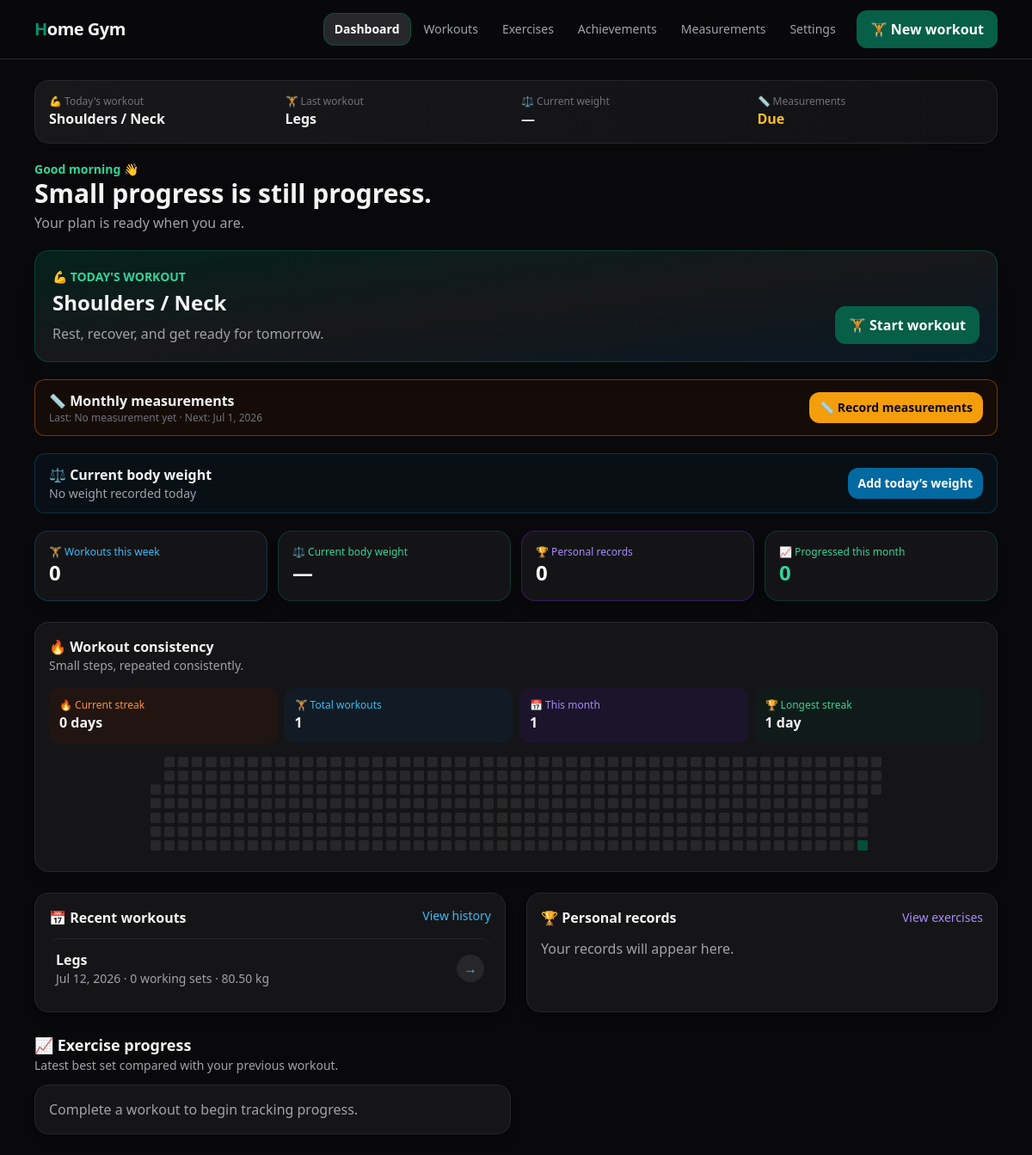
/dashboard, run on the app's committed database.
### tables this page shows
CREATE TABLE workout_templates (
    id SMALLINT UNSIGNED AUTO_INCREMENT PRIMARY KEY,
    name VARCHAR(120) NOT NULL,
    session_type VARCHAR(120) NOT NULL,
    scheduled_days VARCHAR(20) NOT NULL COMMENT 'Comma-separated ISO weekdays, Monday=1',
    is_active BOOLEAN NOT NULL DEFAULT TRUE,
    UNIQUE KEY uq_template_name (name)
);

CREATE TABLE workout_sessions (
    id BIGINT UNSIGNED AUTO_INCREMENT PRIMARY KEY,
    workout_template_id SMALLINT UNSIGNED NULL,
    performed_at DATETIME NOT NULL,
    session_type VARCHAR(120) NOT NULL,
    body_weight_kg DECIMAL(5,2) NULL,
    notes TEXT NULL,
    status ENUM('in_progress','completed','abandoned') NOT NULL DEFAULT 'completed',
    current_workout_exercise_id BIGINT UNSIGNED NULL,
    current_set_position SMALLINT UNSIGNED NOT NULL DEFAULT 1,
    started_at DATETIME NULL,
    completed_at DATETIME NULL,
    rest_ends_at DATETIME NULL,
    rest_paused_seconds SMALLINT UNSIGNED NULL,
    template_order_changed BOOLEAN NOT NULL DEFAULT FALSE,
    template_sets_changed BOOLEAN NOT NULL DEFAULT FALSE,
    created_at TIMESTAMP NOT NULL DEFAULT CURRENT_TIMESTAMP,
    updated_at TIMESTAMP NOT NULL DEFAULT CURRENT_TIMESTAMP ON UPDATE CURRENT_TIMESTAMP,
    last_edited_at DATETIME NULL,
    INDEX idx_sessions_date (performed_at)
);

### app/Core/View.php (called while the page is built, shortened)
<?php
final class View
{
    public static function render(string $name, array $data = []): void
    {
        $file = dirname(__DIR__, 2) . '/resources/views/' . $name . '.php';
        extract($data, EXTR_SKIP);
        require $file;
        require dirname(__DIR__, 2) . '/resources/views/layouts/app.php';
    }
}

### app/Core/Controller.php (called while the page is built, shortened)
<?php
abstract class Controller
{
    protected function view(string $name, array $data = []): void
    {
        View::render($name, $data);
    }
}

### app/Controllers/DashboardController.php (called while the page is built, shortened)
<?php
final class DashboardController extends Controller { public function index(): void { $this->view('dashboard/index',['sessions'=>WorkoutSession::recent(5),'stats'=>(new StatisticsService())->dashboard(),'activeWorkout'=>(new ActiveWorkoutService())->active(),'dailyMessage'=>(new MotivationalMessageService())->current()]); } }

### public/index.php (called while the page is built, shortened)
<?php
$config = require dirname(__DIR__) . '/config/app.php';
$router = new Router();
$router->dispatch($_SERVER['REQUEST_METHOD'], $_SERVER['REQUEST_URI']);

### app/Core/Database.php (called while the page is built, shortened)
<?php
final class Database
{
    private static ?PDO $connection = null;
    public static function connection(): PDO
    {
        if (self::$connection === null) {
            $host = $_ENV['DB_HOST'] ?? '127.0.0.1';
            $port = $_ENV['DB_PORT'] ?? '3306';
            $database = $_ENV['DB_DATABASE'] ?? 'muscu';
            $dsn = "mysql:host={$host};port={$port};dbname={$database};charset=utf8mb4";
            self::$connection = new PDO($dsn, $_ENV['DB_USERNAME'] ?? '', $_ENV['DB_PASSWORD'] ?? '', [
                PDO::ATTR_ERRMODE => PDO::ERRMODE_EXCEPTION,
                PDO::ATTR_DEFAULT_FETCH_MODE => PDO::FETCH_ASSOC,
                PDO::ATTR_EMULATE_PREPARES => false,
            ]);
        }
        return self::$connection;
    }
}

### app/Models/WorkoutTemplate.php (called while the page is built, shortened)
<?php
final class WorkoutTemplate
{
    public static function all(): array
    {
        return Database::connection()->query('SELECT * FROM workout_templates WHERE is_active=1 ORDER BY id')->fetchAll();
    }
    public static function find(int $id): ?array
    {
        $db=Database::connection();$stmt=$db->prepare('SELECT * FROM workout_templates WHERE id=? AND is_active=1');$stmt->execute([$id]);$template=$stmt->fetch();if(!$template)return null;
        $stmt=$db->prepare('SELECT wte.*,e.name exercise_name FROM workout_template_exercises wte JOIN exercises e ON e.id=wte.exercise_id WHERE wte.workout_template_id=? ORDER BY wte.position');$stmt->execute([$id]);$template['exercises']=$stmt->fetchAll();return $template;
    }
    public static function forDay(int $isoDay): ?array
    {
        foreach(self::all() as $template){if(in_array((string)$isoDay,explode(',',$template['scheduled_days']),true))return self::find((int)$template['id']);}return null;
    }
}

### app/Services/StatisticsService.php (called while the page is built, shortened)
<?php
final class StatisticsService
{
    public function dashboard(): array
    {
        $db=Database::connection();
        $week=$db->query("SELECT COUNT(DISTINCT ws.id) sessions,COUNT(CASE WHEN es.set_type='working' AND es.completed=1 AND we.status='completed' THEN 1 END) sets FROM workout_sessions ws LEFT JOIN workout_exercises we ON we.workout_session_id=ws.id LEFT JOIN exercise_sets es ON es.workout_exercise_id=we.id WHERE ws.status='completed' AND YEARWEEK(ws.performed_at,1)=YEARWEEK(CURRENT_DATE,1)")->fetch();
        $heatmap=$db->query("SELECT DATE(performed_at) workout_date,COUNT(*) workout_count FROM workout_sessions WHERE status='completed' AND performed_at>=CURRENT_DATE-INTERVAL 364 DAY GROUP BY DATE(performed_at) ORDER BY workout_date")->fetchAll();
        $todayWorkout=WorkoutTemplate::forDay((int)(new DateTimeImmutable('today'))->format('N'));
        return compact('week','records','recordCount','weight','currentWeight','todayWeight','previousWeight','entryWeightChange','weightChange','weeklyWeightTrend','monthlyWeightTrend','weightGoal','due','lastMeasurement','nextReminder','progress','progressedThisMonth','heatmap','streak','longestStreak','totalWorkouts','monthWorkouts','todayWorkout','nextWorkout','todayCompleted');
    }
}

### app/Helpers/functions.php (called while the page is built, shortened)
<?php
function e(mixed $value): string
{
    return htmlspecialchars((string) $value, ENT_QUOTES | ENT_SUBSTITUTE, 'UTF-8');
}

### app/Models/WorkoutSession.php (called while the page is built, shortened)
<?php
final class WorkoutSession
{
    public static function recent(int $limit = 20): array
    {
        $stmt = Database::connection()->prepare("SELECT ws.*,COUNT(DISTINCT we.id) exercise_count,COUNT(es.id) set_count,COUNT(CASE WHEN es.set_type='working' THEN 1 END) working_set_count FROM workout_sessions ws LEFT JOIN workout_exercises we ON we.workout_session_id=ws.id LEFT JOIN exercise_sets es ON es.workout_exercise_id=we.id WHERE ws.status='completed' GROUP BY ws.id ORDER BY ws.performed_at DESC LIMIT ?");
        $stmt->bindValue(1, $limit, PDO::PARAM_INT);
        $stmt->execute();
        return $stmt->fetchAll();
    }
}

### resources/views/dashboard/index.php (the view, shortened to what this page needs)
<?php
$title='Dashboard';$hour=(int)date('G');$greeting=$hour<12?'Good morning':($hour<18?'Good afternoon':'Good evening');$lastWorkout=$sessions[0]??null;
$heatmapMap=[];foreach($stats['heatmap'] as $day)$heatmapMap[$day['workout_date']]=(int)$day['workout_count'];
?>
<section class="mb-5 grid grid-cols-2 gap-3 rounded-2xl border border-zinc-800 bg-gradient-to-r from-zinc-900 to-zinc-900/60 p-4 lg:grid-cols-4">
  <div><p class="text-xs text-zinc-500">💪 Today's workout</p><p class="font-bold"><?= e($activeWorkout['session']['session_type']??$stats['todayCompleted']['session_type']??$stats['todayWorkout']['session_type']??'Recovery day') ?></p></div>
  <div><p class="text-xs text-zinc-500">🏋️ Last workout</p><p class="font-bold"><?= e($lastWorkout['session_type']??'None yet') ?></p></div>
  <div><p class="text-xs text-zinc-500">⚖️ Current weight</p><p class="font-bold"><?= $stats['currentWeight']!==null?e(number_format($stats['currentWeight'],1)).' kg':'—' ?></p></div>
  <div><p class="text-xs text-zinc-500">📏 Measurements</p><p class="font-bold <?= $stats['due']?'text-amber-400':'text-emerald-400' ?>"><?= $stats['due']?'Due':'Completed' ?></p></div>
</section>
<div class="mb-5"><p class="text-sm font-semibold text-emerald-400"><?= e($greeting) ?> 👋</p><h1 class="text-3xl font-black"><?= e($dailyMessage) ?></h1><p class="mt-1 text-zinc-400">Your plan is ready when you are.</p></div>
<section data-dashboard-workout-card class="mb-5 overflow-hidden rounded-2xl border border-emerald-800/60 bg-gradient-to-br from-emerald-950/70 via-zinc-900 to-sky-950/40 p-5 text-center shadow-xl shadow-emerald-950/10 lg:text-left">
  <div class="grid gap-5 lg:grid-cols-[1fr_auto]"><div><p class="text-sm font-semibold text-emerald-400"><?= $activeWorkout?'● WORKOUT IN PROGRESS':($stats['todayCompleted']?'✅ WORKOUT COMPLETE':'💪 TODAY\'S WORKOUT') ?></p><h2 class="mt-1 text-2xl font-black"><?= e($activeWorkout['session']['session_type']??$stats['todayCompleted']['session_type']??$stats['todayWorkout']['session_type']??'Recovery day') ?></h2>
  <?php $dashboardExercises=$activeWorkout['exercises']??$stats['todayWorkout']['exercises']??[];if($dashboardExercises): ?><div class="mt-4 grid gap-2 sm:grid-cols-2"><?php foreach($dashboardExercises as $exercise):$status=$activeWorkout?$exercise['status']:($stats['todayCompleted']?'completed':'pending');?><p class="flex items-center justify-center gap-2 text-sm lg:justify-start <?= $status==='completed'?'text-emerald-400':'text-zinc-300' ?>"><span><?= $status==='completed'?'✓':($status==='active'?'●':'○') ?></span><?= e($exercise['name']??$exercise['exercise_name']) ?></p><?php endforeach; ?></div><?php else: ?><p class="mt-2 text-zinc-400">Rest, recover, and get ready for tomorrow.</p><?php endif; ?></div>
  <div class="flex items-end"><?php if($activeWorkout): ?><a class="btn-reminder w-full whitespace-nowrap" href="/workouts/active">▶ Resume workout</a><?php elseif($stats['todayCompleted']): ?><a class="btn-secondary w-full whitespace-nowrap" href="/workouts/<?= (int)$stats['todayCompleted']['id'] ?>">✅ View workout</a><?php elseif($stats['todayWorkout']): ?><form method="post" action="/workouts/start" class="w-full"><?= csrf_field() ?><input type="hidden" name="template_id" value="<?= (int)$stats['todayWorkout']['id'] ?>"><button class="btn-primary w-full whitespace-nowrap">🏋️ Start workout</button></form><?php else: ?><a class="btn-info w-full whitespace-nowrap" href="/workouts/custom/new">➕ Free workout</a><?php endif; ?></div></div>
</section>
<section data-measurement-reminder class="mb-5 flex flex-col items-center justify-center gap-3 rounded-xl border text-center sm:flex-row sm:justify-between sm:text-left <?= $stats['due']?'border-amber-700/60 bg-amber-950/20':'border-zinc-800 bg-zinc-900/40' ?> px-4 py-3"><div><p class="font-bold"><?= $stats['due']?'📏 Monthly measurements':'✅ Monthly measurements' ?></p><p class="text-xs text-zinc-500">Last: <?= $stats['lastMeasurement']?e(date('M j, Y',strtotime($stats['lastMeasurement']))):'No measurement yet' ?> · Next: <?= e(date('M j, Y',strtotime($stats['nextReminder']))) ?></p></div><a href="/measurements" class="<?= $stats['due']?'btn-reminder':'btn-secondary' ?> min-h-0 px-3 py-2 text-sm"><?= $stats['due']?'📏 Record measurements':'View measurements' ?></a></section>
<section class="mb-5 flex items-center justify-between gap-3 rounded-xl border border-sky-900/60 bg-sky-950/20 px-4 py-3"><div><p class="font-bold">⚖️ Current body weight</p><p class="text-sm <?= $stats['todayWeight']!==null?'text-zinc-300':'text-zinc-400' ?>"><?= $stats['todayWeight']!==null?e(number_format($stats['todayWeight'],1)).' kg today':'No weight recorded today'.($stats['currentWeight']!==null?' · Last: '.e(number_format($stats['currentWeight'],1)).' kg':'') ?></p></div><button type="button" data-open-weight-modal class="btn-info min-h-0 px-3 py-2 text-sm"><?= $stats['todayWeight']!==null?'Update':'Add today’s' ?> weight</button></section>
<section class="mb-6 grid grid-cols-2 gap-3 lg:grid-cols-4"><div class="card border-sky-900/60"><p class="text-xs text-sky-400">🏋️ Workouts this week</p><p class="metric"><?= (int)$stats['week']['sessions'] ?></p></div><div class="card border-emerald-900/60"><p class="text-xs text-emerald-400">⚖️ Current body weight</p><p class="metric"><?= $stats['currentWeight']!==null?e(number_format($stats['currentWeight'],1)).' kg':'—' ?></p></div><div class="card border-violet-900/60"><p class="text-xs text-violet-400">🏆 Personal records</p><p class="metric"><?= (int)$stats['recordCount'] ?></p></div><div class="card border-emerald-900/60"><p class="text-xs text-emerald-400">📈 Progressed this month</p><p class="metric text-emerald-400"><?= (int)$stats['progressedThisMonth'] ?></p></div></section>
<section class="card mb-6"><div class="mb-4"><h2 class="font-bold">🔥 Workout consistency</h2><p class="text-sm text-zinc-400">Small steps, repeated consistently.</p></div><div class="mb-4 grid grid-cols-2 gap-2 sm:grid-cols-4"><div class="rounded-xl bg-orange-950/25 p-3"><p class="text-xs text-orange-400">🔥 Current streak</p><p class="font-bold"><?= (int)$stats['streak'] ?> day<?= $stats['streak']===1?'':'s' ?></p></div><div class="rounded-xl bg-sky-950/25 p-3"><p class="text-xs text-sky-400">🏋️ Total workouts</p><p class="font-bold"><?= (int)$stats['totalWorkouts'] ?></p></div><div class="rounded-xl bg-violet-950/25 p-3"><p class="text-xs text-violet-400">📅 This month</p><p class="font-bold"><?= (int)$stats['monthWorkouts'] ?></p></div><div class="rounded-xl bg-emerald-950/25 p-3"><p class="text-xs text-emerald-400">🏆 Longest streak</p><p class="font-bold"><?= (int)$stats['longestStreak'] ?> day<?= $stats['longestStreak']===1?'':'s' ?></p></div></div>
  <div class="pb-2"><div class="workout-heatmap"><?php for($blank=0;$blank<$heatmapPadding;$blank++): ?><span class="workout-heatmap-cell opacity-0"></span><?php endfor; ?><?php for($offset=364;$offset>=0;$offset--):$date=date('Y-m-d',strtotime("-{$offset} days"));$count=$heatmapMap[$date]??0;$color=$count===0?'bg-zinc-800':($count===1?'bg-emerald-900':($count===2?'bg-emerald-600':'bg-emerald-400'));?><span class="workout-heatmap-cell <?= $color ?>" title="<?= e(date('M j, Y',strtotime($date))) ?>: <?= $count ?> workout<?= $count===1?'':'s' ?>"></span><?php endfor; ?></div></div>
</section>
<div class="grid gap-6 lg:grid-cols-2"><section class="card"><div class="mb-3 flex justify-between"><h2 class="font-bold">📅 Recent workouts</h2><a class="text-sm text-sky-400" href="/workouts">View history</a></div><?php if(!$sessions): ?><p class="text-zinc-400">No workouts recorded yet.</p><?php endif; ?><?php foreach($sessions as $workout): ?><a href="/workouts/<?= (int)$workout['id'] ?>" class="group flex items-center justify-between gap-3 rounded-xl border-t border-zinc-800 px-2 py-3 transition first:border-0 hover:bg-zinc-800/70"><div><strong><?= e($workout['session_type']) ?></strong><p class="text-sm text-zinc-400"><?= e(date('M j, Y',strtotime($workout['performed_at']))) ?> · <?= (int)$workout['working_set_count'] ?> working sets<?php if($workout['body_weight_kg']): ?> · <?= e($workout['body_weight_kg']) ?> kg<?php endif; ?></p></div><span class="flex h-8 w-8 items-center justify-center rounded-full bg-zinc-800 text-sky-400 transition group-hover:bg-sky-700 group-hover:text-white">→</span></a><?php endforeach; ?></section>
<section class="card"><div class="mb-3 flex items-center justify-between"><h2 class="font-bold">🏆 Personal records</h2><a class="text-sm text-violet-400" href="/exercises">View exercises</a></div><?php if(!$stats['records']): ?><p class="text-zinc-400">Your records will appear here.</p><?php endif; ?></section></div>
<section class="mt-6"><div class="mb-3"><h2 class="text-lg font-bold">📈 Exercise progress</h2><p class="text-sm text-zinc-400">Latest best set compared with your previous workout.</p></div><div class="grid gap-3 md:grid-cols-2"><?php if(!$stats['progress']): ?><div class="card text-zinc-400">Complete a workout to begin tracking progress.</div><?php endif; ?></div></section>

### app/Core/Router.php (shortened to what this page needs)
<?php
final class Router
{
    private array $routes = [];
    private function add(string $method, string $path, array|callable $action, ?string $name=null): void
    {
        $pattern = preg_replace('#\{[a-zA-Z_]+\}#', '([^/]+)', $path);
        $this->routes[] = [$method, '#^' . $pattern . '/?$#', $action];
    }
    public function dispatch(string $method, string $uri): void
    {
        $path = rawurldecode(parse_url($uri, PHP_URL_PATH) ?: '/');
        foreach ($this->routes as [$verb, $pattern, $action]) {
            if ($verb === $method && preg_match($pattern, $path, $matches)) {
                array_shift($matches);
                if(is_callable($action))$action(...$matches);else{[$class, $function] = $action;(new $class())->{$function}(...$matches);}
                return;
            }
        }
    }
}

### data on the page
workout_templates: session_type "Shoulders / Neck"
workout_sessions: session_type "Legs", performed_at "Jul 12, 2026", working_set_count "0", body_weight_kg "80.50"

### other printed values
$stats['week']['sessions'] "0"
